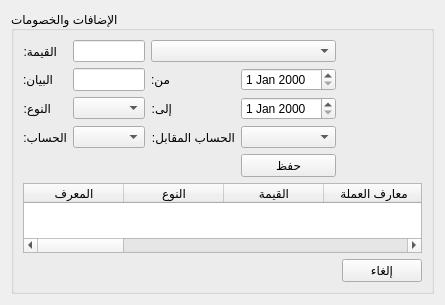
         <widget class="QWidget" name="page_14">
          <property name="geometry">
           <rect>
            <x>-334</x>
            <y>0</y>
            <width>417</width>
            <height>284</height>
           </rect>
          </property>
          <attribute name="label">
           <string>اضافات وخصومات المسمى الوظيفي</string>
          </attribute>
          <layout class="QGridLayout" name="gridLayout_45">
           <item row="0" column="0">
            <widget class="QGroupBox" name="department_discount_addition_">
             <property name="title">
              <string>الإضافات والخصومات</string>
             </property>
             <layout class="QGridLayout" name="gridLayout_40">
              <item row="0" column="0">
               <widget class="QLabel" name="employment_request_name_label_23">
                <property name="sizePolicy">
                 <sizepolicy hsizetype="Fixed" vsizetype="Preferred">
                  <horstretch>0</horstretch>
                  <verstretch>0</verstretch>
                 </sizepolicy>
                </property>
                <property name="text">
                 <string>القيمة:</string>
                </property>
               </widget>
              </item>
              <item row="0" column="1">
               <widget class="QLineEdit" name="position_additions_discounts_value_input">
                <property name="sizePolicy">
                 <sizepolicy hsizetype="Preferred" vsizetype="Preferred">
                  <horstretch>0</horstretch>
                  <verstretch>0</verstretch>
                 </sizepolicy>
                </property>
                <property name="minimumSize">
                 <size>
                  <width>0</width>
                  <height>0</height>
                 </size>
                </property>
                <property name="styleSheet">
                 <string notr="true"/>
                </property>
               </widget>
              </item>
              <item row="0" column="2" colspan="2">
               <widget class="QComboBox" name="position_additions_discounts_currency_combobox">
                <property name="styleSheet">
                 <string notr="true"/>
                </property>
               </widget>
              </item>
              <item row="1" column="0">
               <widget class="QLabel" name="employment_request_name_label_26">
                <property name="sizePolicy">
                 <sizepolicy hsizetype="Fixed" vsizetype="Preferred">
                  <horstretch>0</horstretch>
                  <verstretch>0</verstretch>
                 </sizepolicy>
                </property>
                <property name="text">
                 <string>البيان:</string>
                </property>
               </widget>
              </item>
              <item row="1" column="1">
               <widget class="QLineEdit" name="position_additions_discounts_statement_input">
                <property name="sizePolicy">
                 <sizepolicy hsizetype="Preferred" vsizetype="Preferred">
                  <horstretch>0</horstretch>
                  <verstretch>0</verstretch>
                 </sizepolicy>
                </property>
                <property name="minimumSize">
                 <size>
                  <width>0</width>
                  <height>0</height>
                 </size>
                </property>
                <property name="styleSheet">
                 <string notr="true"/>
                </property>
               </widget>
              </item>
              <item row="1" column="2">
               <widget class="QLabel" name="employment_request_name_label_24">
                <property name="sizePolicy">
                 <sizepolicy hsizetype="Fixed" vsizetype="Preferred">
                  <horstretch>0</horstretch>
                  <verstretch>0</verstretch>
                 </sizepolicy>
                </property>
                <property name="text">
                 <string>من:</string>
                </property>
               </widget>
              </item>
              <item row="1" column="3">
               <widget class="QDateEdit" name="position_additions_discounts_start_date_input"/>
              </item>
              <item row="1" column="4">
               <spacer name="horizontalSpacer_19">
                <property name="orientation">
                 <enum>Qt::Horizontal</enum>
                </property>
                <property name="sizeType">
                 <enum>QSizePolicy::Ignored</enum>
                </property>
                <property name="sizeHint" stdset="0">
                 <size>
                  <width>156</width>
                  <height>20</height>
                 </size>
                </property>
               </spacer>
              </item>
              <item row="2" column="0">
               <widget class="QLabel" name="employment_request_name_label_30">
                <property name="sizePolicy">
                 <sizepolicy hsizetype="Fixed" vsizetype="Preferred">
                  <horstretch>0</horstretch>
                  <verstretch>0</verstretch>
                 </sizepolicy>
                </property>
                <property name="text">
                 <string>النوع:</string>
                </property>
               </widget>
              </item>
              <item row="2" column="1">
               <widget class="QComboBox" name="position_additions_discounts_type_combobox">
                <property name="enabled">
                 <bool>true</bool>
                </property>
                <property name="styleSheet">
                 <string notr="true"/>
                </property>
               </widget>
              </item>
              <item row="2" column="2">
               <widget class="QLabel" name="employment_request_name_label_39">
                <property name="sizePolicy">
                 <sizepolicy hsizetype="Fixed" vsizetype="Preferred">
                  <horstretch>0</horstretch>
                  <verstretch>0</verstretch>
                 </sizepolicy>
                </property>
                <property name="text">
                 <string>إلى:</string>
                </property>
               </widget>
              </item>
              <item row="2" column="3">
               <widget class="QDateEdit" name="position_additions_discounts_end_date_input"/>
              </item>
              <item row="3" column="0">
               <widget class="QLabel" name="employment_request_name_label_32">
                <property name="sizePolicy">
                 <sizepolicy hsizetype="Fixed" vsizetype="Preferred">
                  <horstretch>0</horstretch>
                  <verstretch>0</verstretch>
                 </sizepolicy>
                </property>
                <property name="text">
                 <string>الحساب:</string>
                </property>
               </widget>
              </item>
              <item row="3" column="1">
               <widget class="QComboBox" name="position_additions_discounts_account_combobox">
                <property name="enabled">
                 <bool>true</bool>
                </property>
                <property name="styleSheet">
                 <string notr="true"/>
                </property>
               </widget>
              </item>
              <item row="3" column="2">
               <widget class="QLabel" name="employment_request_name_label_33">
                <property name="sizePolicy">
                 <sizepolicy hsizetype="Fixed" vsizetype="Preferred">
                  <horstretch>0</horstretch>
                  <verstretch>0</verstretch>
                 </sizepolicy>
                </property>
                <property name="text">
                 <string>الحساب المقابل:</string>
                </property>
               </widget>
              </item>
              <item row="3" column="3">
               <widget class="QComboBox" name="position_additions_discounts_opposite_account_combobox">
                <property name="enabled">
                 <bool>true</bool>
                </property>
                <property name="styleSheet">
                 <string notr="true"/>
                </property>
               </widget>
              </item>
              <item row="4" column="0">
               <widget class="QLabel" name="employment_request_name_label_31">
                <property name="sizePolicy">
                 <sizepolicy hsizetype="Fixed" vsizetype="Preferred">
                  <horstretch>0</horstretch>
                  <verstretch>0</verstretch>
                 </sizepolicy>
                </property>
                <property name="text">
                 <string/>
                </property>
               </widget>
              </item>
              <item row="4" column="3">
               <widget class="QPushButton" name="add_positions_additions_discounts_btn">
                <property name="styleSheet">
                 <string notr="true"/>
                </property>
                <property name="text">
                 <string>حفظ</string>
                </property>
               </widget>
              </item>
              <item row="5" column="0" colspan="5">
               <widget class="QTableWidget" name="position_discounts_additions_table">
                <property name="styleSheet">
                 <string notr="true"/>
                </property>
                <column>
                 <property name="text">
                  <string>المعرف</string>
                 </property>
                </column>
                <column>
                 <property name="text">
                  <string>النوع</string>
                 </property>
                </column>
                <column>
                 <property name="text">
                  <string>القيمة</string>
                 </property>
                </column>
                <column>
                 <property name="text">
                  <string>معارف العملة</string>
                 </property>
                </column>
                <column>
                 <property name="text">
                  <string>العملة</string>
                 </property>
                </column>
                <column>
                 <property name="text">
                  <string>البيان</string>
                 </property>
                </column>
                <column>
                 <property name="text">
                  <string>تاريخ البداية</string>
                 </property>
                </column>
                <column>
                 <property name="text">
                  <string>تاريخ الانتهاء</string>
                 </property>
                </column>
                <column>
                 <property name="text">
                  <string>معرف الحساب</string>
                 </property>
                </column>
                <column>
                 <property name="text">
                  <string>الحساب</string>
                 </property>
                </column>
                <column>
                 <property name="text">
                  <string>معرف الحساب المقابل</string>
                 </property>
                </column>
                <column>
                 <property name="text">
                  <string>الحساب المقابل</string>
                 </property>
                </column>
                <column>
                 <property name="text">
                  <string>تاريخ الإضافة</string>
                 </property>
                </column>
               </widget>
              </item>
              <item row="6" column="4">
               <widget class="QPushButton" name="cancel_positions_additions_discounts_btn">
                <property name="styleSheet">
                 <string notr="true"/>
                </property>
                <property name="text">
                 <string>إلغاء</string>
                </property>
               </widget>
              </item>
             </layout>
            </widget>
           </item>
          </layout>
         </widget>
